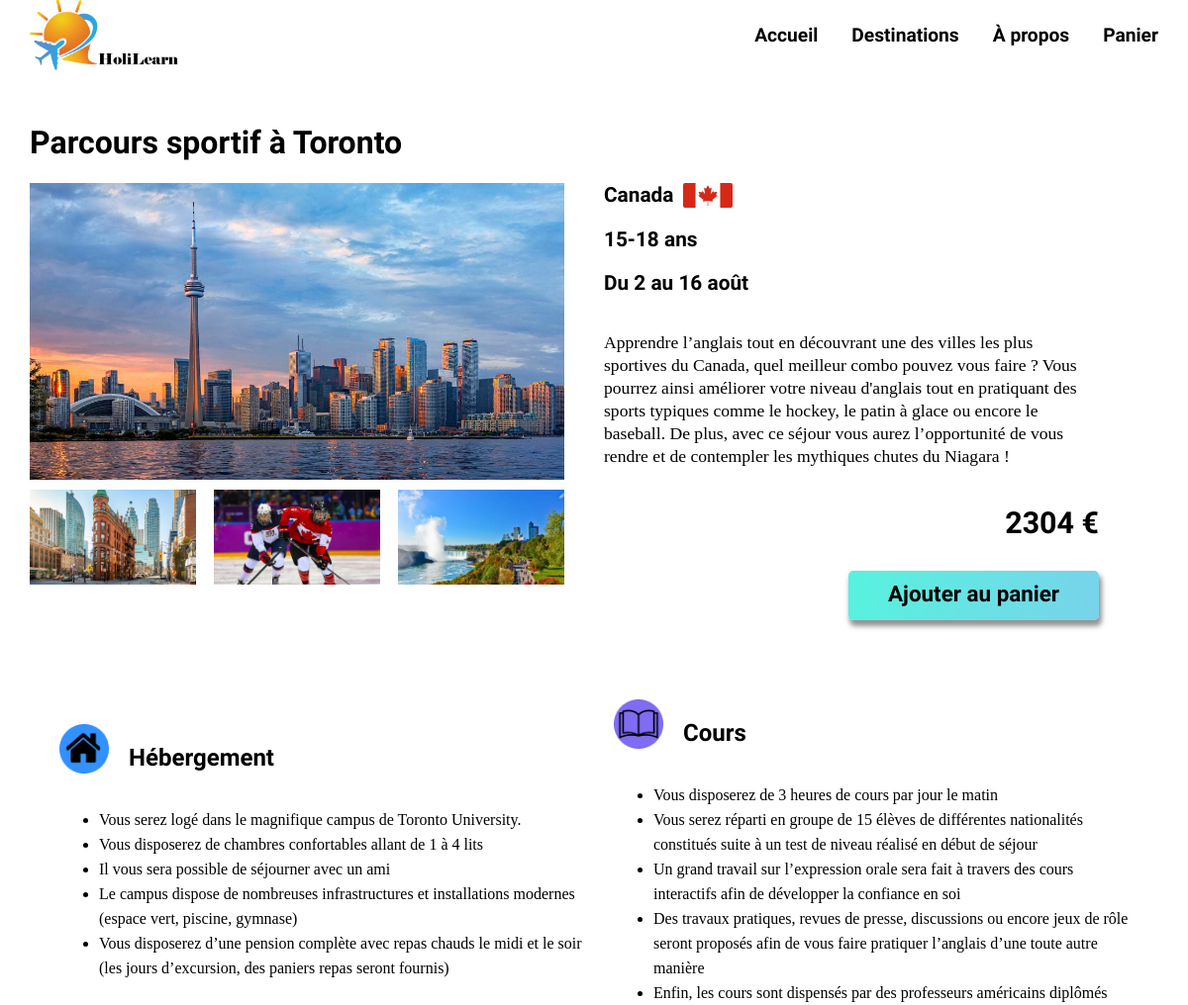
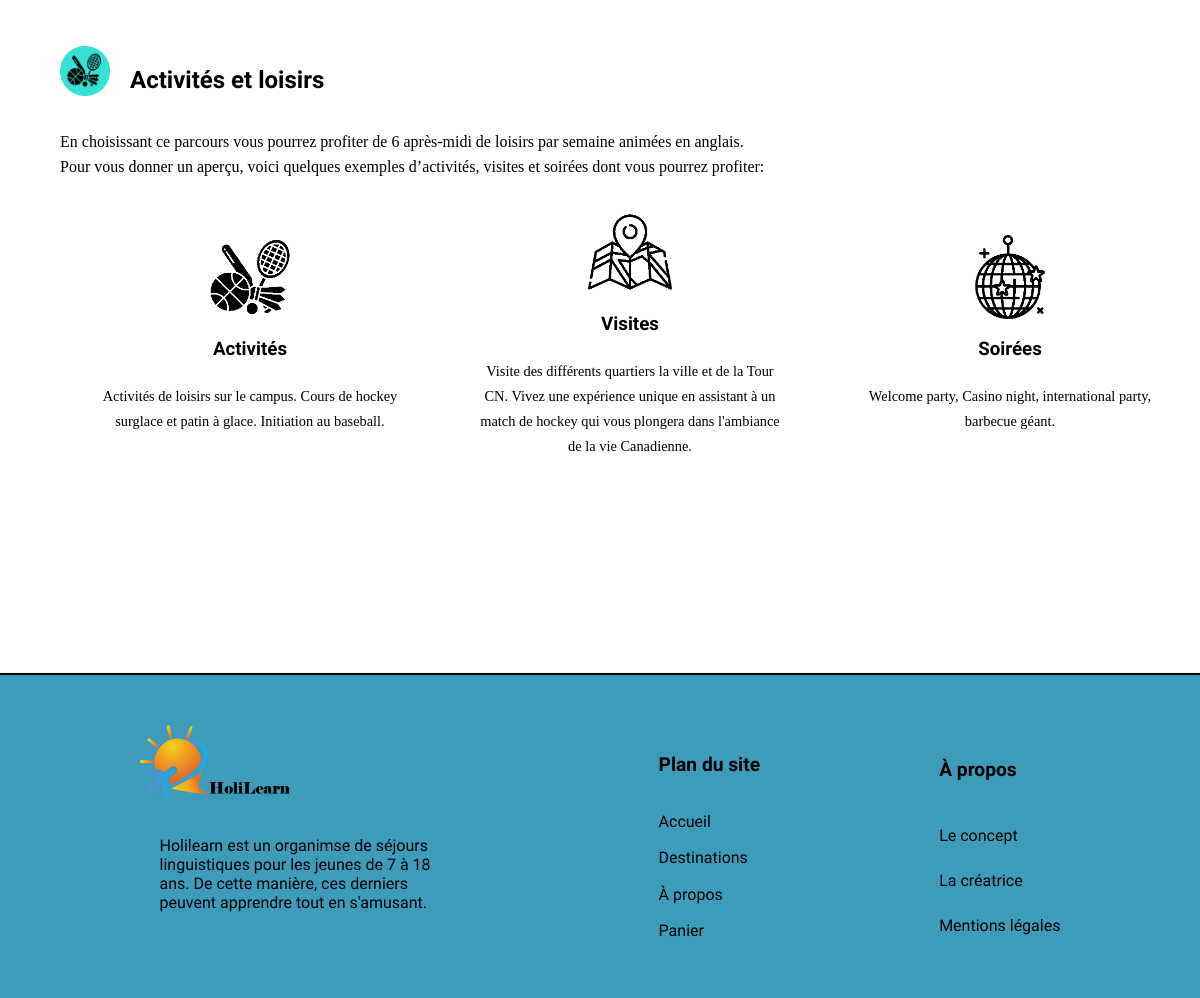
The page /dest.php?dest=11 on the database its author committed (2 pictures, top to bottom).
### tables this page shows
CREATE TABLE `destination` (
  `id` int(11) NOT NULL,
  `nom_parcours` varchar(100) NOT NULL,
  `type_parcours` varchar(50) NOT NULL,
  `pays` varchar(30) NOT NULL,
  `drapeau_pays` varchar(30) NOT NULL,
  `age_dest` varchar(10) NOT NULL,
  `periode` varchar(30) NOT NULL,
  `descriptif_dest` text NOT NULL,
  `prix` int(11) NOT NULL,
  `lieu_hebergement` varchar(100) NOT NULL,
  `image1` varchar(50) NOT NULL,
  `image2` varchar(50) NOT NULL,
  `image3` varchar(50) NOT NULL,
  `image4` varchar(50) NOT NULL,
  `activites` varchar(300) NOT NULL,
  `visites` varchar(300) NOT NULL,
  `soirees` varchar(300) NOT NULL,
  `date_modif` timestamp NOT NULL DEFAULT current_timestamp() ON UPDATE current_timestamp(),
  `vacances` varchar(50) NOT NULL,
  `img_card` varchar(50) NOT NULL,
  `resume_act` varchar(100) NOT NULL
);

### dest.php (the view, shortened to what this page needs)
<?php
include("connexion.php");
if(isset($_GET["dest"])){
    $dest = $_GET["dest"];
}
else{
    $dest = "1";
}
$requete="SELECT * FROM destination WHERE id=$dest";
$stmt=$db->query($requete);
$result=$stmt-> fetchall(PDO::FETCH_ASSOC);
?>
<!DOCTYPE html>
<html lang="fr">
<head>
    <link rel="stylesheet" href="style_dest.css">
</head>
<body>
    <?php include("navbar.php") ?>
    <h1 id="contenu"><?=$result[0]["nom_parcours"]?></h1>
    <div class="dest_container">
        <div class="img_container">
            <div class="grd_img grande"style="background-image:url('<?=$result[0]["image1"]?>')"></div>
            <div class="petite_img_dest_container">
                <div class="petite p2" style="background-image:url('<?=$result[0]["image2"]?>')"></div>
                <div class="petite" style="background-image:url('<?=$result[0]["image3"]?>')"></div>
                <div class="petite" style="background-image:url('<?=$result[0]["image4"]?>')"></div>
            </div>
        </div>
        <div class="txt_container">
            <div class="pays_dest">
                <h2><?=$result[0]["pays"]?></h2>
                <img src="<?=$result[0]["drapeau_pays"]?>" alt="">
            </div>
            <h2><?=$result[0]["age_dest"]?> </h2>
            <h2><?=$result[0]["periode"]?></h2>
            <p class="descriptif_dest"><?=$result[0]["descriptif_dest"]?></p>
            <div class="prix_dest">
                <p><?=$result[0]["prix"]?> €</p>
            </div>
            <div class="btn_resa">
                <a href="panier.php?dest=<?=$result[0]["id"]?>" class="btn_dest">Ajouter au panier</a>
            </div>
        </div>
    </div>
    <div class="hebergement_et_cours">
        <div class="categorie">
            <div class="logo_text">
                <img src="img/home.png" alt="">
                <h2>Hébergement</h2>
            </div>
            <ul>
                <li>Vous serez logé dans <?=$result[0]["lieu_hebergement"]?></li>
                <li>Vous disposerez de chambres confortables allant de 1 à 4 lits</li>
                <li>Il vous sera possible de séjourner avec un ami</li>
                <li>Le campus dispose de nombreuses infrastructures et installations modernes (espace vert, piscine, gymnase)</li>
                <li>Vous disposerez d’une pension complète avec repas chauds le midi et le soir (les jours d’excursion, des paniers repas seront fournis)</li>
            </ul>
        </div>
        <div class="categorie">
            <div class="logo_text">
                <img src="img/cours.png" alt="">
                <h2>Cours</h2>
            </div>
            <ul>
                <li>Vous disposerez de  3 heures de cours par jour le matin</li>
                <li>Vous serez réparti en groupe de 15 élèves de différentes nationalités constitués suite à un test de niveau réalisé en début de séjour</li>
                <li>Un grand travail sur l’expression orale sera fait à travers des cours interactifs afin de développer la confiance en soi</li>
                <li>Des travaux pratiques, revues de presse, discussions ou encore jeux de rôle seront proposés afin de vous faire pratiquer l’anglais d’une toute autre manière</li>
                <li>Enfin, les cours sont dispensés par des professeurs américains diplômés</li>
            </ul>
        </div>
    </div>
    <div class="activites">
        <div class="logo_text">
            <img src="img/activités2.png" alt="">
            <h2>Activités et loisirs</h2>
        </div>
        <p class="txt">En choisissant ce parcours vous pourrez profiter de 6 après-midi de loisirs par semaine animées en anglais. <br>
        Pour vous donner un aperçu, voici quelques exemples d’activités, visites et soirées dont vous pourrez profiter: </p>
        <div class="liste_activites">
            <div class="bloc_ex">
                <img src="img/activite6.png" alt="">
                <h3>Activités</h3>
                <p><?=$result[0]["activites"]?></p>
            </div>
            <div class="bloc_ex">
                <img src="img/visite2.png" alt="">
                <h3>Visites</h3>
                <p><?=$result[0]["visites"]?></p>
            </div>
            <div class="bloc_ex">
                <img src="img/soiree2.png" alt="">
                <h3>Soirées</h3>
                <p><?=$result[0]["soirees"]?></p>
            </div>
        </div>
    </div>
    <footer>
        <section class="explications_proj">
          <img src="img/holilearnlogo_text.png" alt="">
          <p>Holilearn est un organimse de séjours linguistiques pour les jeunes de 7 à 18 ans. De cette manière, ces derniers peuvent apprendre tout en s'amusant.</p>
        </section>
        <section class="plan_site">
          <h3>Plan du site</h3>
          <a href="index.php">Accueil</a>
          <a href="destinations.php">Destinations</a>
          <a href="about.php">À propos</a>
          <a href="panier.php">Panier</a>
        </section>
        <section class="about">
          <h3>À propos</h3>
          <a href="about.php#concept">Le concept</a>
          <a href="about.php#creatrice">La créatrice</a>
          <a href="about.php#mention_legale">Mentions légales</a>
        </section>
      </footer>
</body>
</html>

### style_dest.css (style rules this page uses)
*, *::after, *::before { box-sizing: border-box; scroll-behavior: smooth; }
body { font-family: 'Elsie', cursive, sans-serif; margin: 0; }
h1 { padding-top:13vh; margin-left: 30px; font-size: 2rem; }
.dest_container { margin-left: 30px; margin-right: 30px; display: flex; gap:40px; }
.grd_img { background-size: cover; width: 45vw; height: 25vw; margin-bottom: 10px; }
.petite_img_dest_container { display: flex; justify-content:space-between; width: 45vw; }
.petite { background-size: cover; width:14vw; height: 8vw; }
.txt_container { display: flex; flex-direction: column; }
.txt_container h2 { font-size: 1.3rem; margin-bottom: 20px; margin-top: 0px; }
.descriptif_dest { max-width: 500px; font-size: 1.1rem; font-family:Georgia, 'Times New Roman', Times, serif; line-height: 23px; }
.pays_dest { display: flex; gap: 10px; align-items: center; }
.pays_dest img { width: 50px; height:25px; border-radius: 2px; margin-bottom: 20px; }
.prix_dest { display: flex; justify-content: flex-end; font-weight: bold; font-size: 1.9rem; margin-top: -10px; }
.btn_resa { display: flex; justify-content: flex-end; }
.btn_resa a { background: linear-gradient(100.81deg, rgba(56, 238, 216, 0.84) 5.52%, rgba(33, 177, 222, 0.5964) 106.72%); height: 50px; border: none; border-radius: 5px; font-weight: bold; font-family: 'Elsie'; font-size: 1.4rem; width: fit-content; padding-left: 40px; padding-right: 40px; padding-top: 10px; box-shadow: 2px 5px 5px 1px rgba(115,111,111,0.75); text-decoration: none; color: black; }
.hebergement_et_cours { display: flex; justify-content: space-around; align-items: center; gap: 30px; margin-top: 80px; margin-left: 60px; margin-right: 50px; }
.categorie { display: flex; flex-direction: column; justify-content: flex-start; }
.logo_text { display: flex; gap: 20px; }
.logo_text img { width: 50px; height: 50px; }
li { font-family:Georgia, 'Times New Roman', Times, serif; max-width: 600px; line-height: 25px; }
.activites { margin-left: 60px; margin-top: 30px; }
.activites p { max-width: 900px; font-family:Georgia, 'Times New Roman', Times, serif; line-height: 25px; }
.liste_activites { display: flex; justify-content: space-around; }
.bloc_ex { display: flex; flex-direction: column; justify-content: center; align-items: center; margin-top: 15px; width: 25vw; }
.bloc_ex img { width: 7vw; }
.bloc_ex p { max-width: 300px; margin-top: 5px; font-size: 0.9rem; text-align: center; }
footer { display: flex; justify-content: space-around; background-color:#1688acd4; border-top: solid 2px black; margin-top: 200px; padding: 50px; }
footer img { width: 150px; height: 75px; }
footer section { display: flex; flex-direction: column; justify-content: space-around; }
.explications_proj p { max-width: 340px; padding: 20px; }
footer a { text-decoration: none; color:black; }
section h3 { font-size: 1.2rem; }

### rows shown on the page
destination: nom_parcours "Parcours sportif à Toronto", image1 (picture), image2 (picture), image3 (picture), image4 (picture), pays "Canada", drapeau_pays (picture), age_dest "15-18 ans", periode "Du 2 au 16 août", descriptif_dest "Apprendre l’anglais tout en découvrant une des villes les plus sportives du Canada, quel meilleur combo pouvez vous faire ? Vous pourrez ainsi améliorer votre niveau d'anglais tout en pratiquant des sports typiques comme le hockey, le patin à glace ou encore le baseball. De plus, avec ce séjour vous aurez l’opportunité de vous rendre et de contempler les mythiques chutes du Niagara !", prix "2304", lieu_hebergement "le magnifique campus de Toronto University.", activites "Activités de loisirs sur le campus. Cours de hockey surglace et patin à glace. Initiation au baseball.", visites "Visite des différents quartiers la ville et de la Tour CN. Vivez une expérience unique en assistant à un match de hockey qui vous plongera dans l'ambiance de la vie Canadienne.", soirees "Welcome party, Casino night, international party, barbecue géant."
